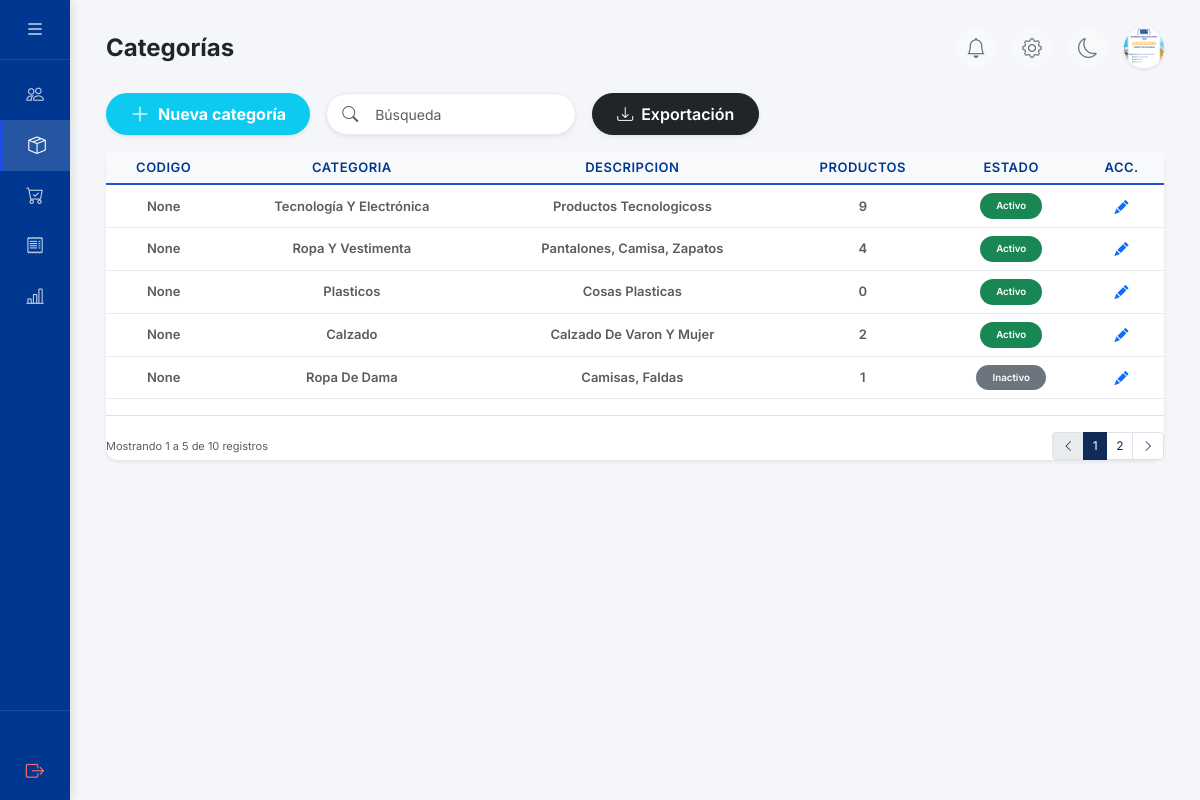
Screenshot of /categorias (signed in) with the database file from the repository.
### models/usuario.py (models this page shows, shortened)
class Usuario(UserMixin, db.Model):
    __tablename__ = "usuarios"
    id = db.Column(
        db.Integer,
        primary_key=True
    )
    username = db.Column(
        db.String(50),
        unique=True,
        nullable=False
    )
    password_hash = db.Column(
        db.String(255),
        nullable=False
    )
    nombre_completo = db.Column(
        db.String(150),
        nullable=True
    )
    direccion = db.Column(
        db.String(255),
        nullable=True
    )
    genero = db.Column(
        db.String(20),
        nullable=True
    )
    telefono = db.Column(
        db.String(20),
        nullable=True
    )
    foto_perfil = db.Column(
        db.String(255),
        nullable=True
    )
    rol_id = db.Column(
        db.Integer,
        db.ForeignKey("roles.id"),
        nullable=False
    )
    cliente_id = db.Column(
        db.Integer,
        db.ForeignKey("clientes.id"),
        nullable=True
    )
    estado = db.Column(
        db.Boolean,
        default=True
    )
    debe_cambiar_password = db.Column(
        db.Boolean,
        nullable=False,
        default=False
    )
    created_at = db.Column(
        db.DateTime,
        default=lambda: datetime.now(UTC)
    )
    updated_at = db.Column(
        db.DateTime,
        default=lambda: datetime.now(UTC),
        onupdate=lambda: datetime.now(UTC)
    )
    rol = db.relationship(
        "Rol",
        back_populates="usuarios"
    )
    cliente = db.relationship(
        "Cliente",
        back_populates="usuario"
    )
    ventas = db.relationship(
        "Venta",
        back_populates="usuario",
        lazy=True
    )
    pagos = db.relationship(
        "Pago",
        back_populates="usuario",
        lazy=True
    )

### models/categoria.py (models this page shows, shortened)
class Categoria(db.Model):
    __tablename__ = "categorias"
    id = db.Column(
        db.Integer,
        primary_key=True
    )
    codigo = db.Column(
        db.String(20),
        unique=True,
        nullable=True
    )
    nombre = db.Column(
        db.String(100),
        nullable=False,
        unique=True
    )
    descripcion = db.Column(
        db.Text,
        nullable=True
    )
    estado = db.Column(
        db.Boolean,
        default=True
    )
    created_at = db.Column(
        db.DateTime,
        default=lambda: datetime.now(UTC)
    )
    updated_at = db.Column(
        db.DateTime,
        default=lambda: datetime.now(UTC),
        onupdate=lambda: datetime.now(UTC)
    )
    productos = db.relationship(
        "Producto",
        back_populates="categoria",
        lazy=True
    )

### routes/categorias.py (the view, shortened to what this page needs)
@categorias_bp.route("/categorias",methods=["GET", "POST"])
@login_required
@roles_required("ADMIN")
def categorias():
    lista_categorias = Categoria.query.order_by(Categoria.id.asc()).all()
    total_categorias = len(lista_categorias)
    activos = Categoria.query.filter_by(estado=True).count()
    cant_productos = Producto.query.order_by(Producto.id).all()
    total_productos = len(cant_productos)
    kpis ={
        "total":total_categorias,
        "activos":activos,
        "total_productos":total_productos
    }
    ultima_categoria = Categoria.query.order_by(Categoria.id.desc()).first()
    next_id =1 if not ultima_categoria else (ultima_categoria.id+1)
    siguiente_codigo = f"C{next_id:03d}"
    return render_template(
        "categorias/categorias.html",
        categorias=lista_categorias,
        kpis = kpis,
        siguiente_codigo = siguiente_codigo
    )

### app.py (called while the page is built)
@login_manager.user_loader
def load_user(user_id):
    return Usuario.query.get(int(user_id))

### utils/permisos.py (called while the page is built)
def roles_required(*roles_permitidos):
    def decorator(func):
        @wraps(func)
        def wrapper(*args, **kwargs):
            if not current_user.is_authenticated:
                return redirect(url_for("auth.login"))
            rol_actual = current_user.rol.nombre.upper() if current_user.rol else ""
            if rol_actual not in roles_permitidos:
                flash("No tiene permisos para acceder a esta opción", "danger")
                return redirect(url_for("dashboard"))
            return func(*args, **kwargs)
        return wrapper
    return decorator

### templates/categorias/categorias.html (shortened to what this page needs)
{% extends "base.html" %}
{% block extra_css %}
<link rel="stylesheet" href="{{ url_for('static', filename='css/categorias.css') }}">
{% endblock %}
{% block content %}
<div class="container-fluid pt-1 pb-3">
    <div class="d-flex justify-content-between align-items-center mb-3 pb-2 border-bottom border-light">
        <h4 class="mb-0 fw-bold text-dark d-flex align-items-center">
            Categorías
        </h4>
        <div class="d-flex align-items-center gap-3">
            <button class="btn btn-light rounded-circle p-2 d-flex align-items-center justify-content-center" style="width: 40px; height: 40px;">
                <i class="bi bi-bell fs-5 text-secondary"></i>
            </button>
            <a href="{{ url_for('empresa.informacion_empresa') }}" class="btn btn-light rounded-circle p-2 d-flex align-items-center justify-content-center" style="width: 40px; height: 40px;">
                <i class="bi bi-gear fs-5 text-secondary"></i>
            </a>
            <button class="btn btn-light rounded-circle p-2 d-flex align-items-center justify-content-center" style="width: 40px; height: 40px;">
                <i class="bi bi-moon fs-5 text-secondary"></i>
            </button>
                        <a href="{{ url_for('perfil.editar_perfil') }}" class="text-decoration-none" title="Mi Perfil">
                {% if current_user and current_user.foto_perfil %}
                    <img src="{{ url_for('static', filename='uploads/perfiles/' + current_user.foto_perfil) }}" alt="Perfil" class="rounded-circle shadow-sm object-fit-cover" style="width: 40px; height: 40px;">
                {% else %}
                    <div class="avatar rounded-circle d-flex align-items-center justify-content-center shadow-sm" style="width: 40px; height: 40px; background-color: #ffe0d3; color: #ff5722; font-weight: bold;">
                        {{ current_user.username[:2].upper() if current_user else 'AD' }}
                    </div>
                {% endif %}
            </a>
        </div>
    </div>
<div class="d-flex justify-content-start align-items-center mb-3">
    <div class="d-flex flex-wrap align-items-center gap-3">
        <button type="button" class="btn btn-info text-white rounded-pill d-flex align-items-center justify-content-center gap-2 fw-bold px-4 shadow-sm" id="btnIrForm"
            style="min-height: 42px; background-color: #0dcaf0; border: none;">
            <i class="bi bi-plus-lg fs-5"></i> Nueva categoría
        </button>
        <div class="position-relative">
            <i class="bi bi-search position-absolute top-50 start-0 translate-middle-y ms-3 text-muted"></i>
            <input type="text" class="form-control ps-5 border-light-subtle rounded-pill bg-white shadow-sm" id="buscarCategoria"
                placeholder="Búsqueda" style="width: 250px; min-height: 42px;">
        </div>
        <a href="#"
            class="btn btn-dark rounded-pill d-flex align-items-center justify-content-center gap-2 fw-semibold px-4 shadow-sm" style="min-height: 42px;">
            <i class="bi bi-download"></i> Exportación
        </a>
    </div>
</div>
<div class="card border-0 shadow-sm">
    <div class="card-body p-0">
        <div class="table-responsive">
            <table class="table align-middle table-hover border-light-subtle tabla-categoria">
                <thead class="bg-light text-muted uppercase text-xs fw-bold border-bottom">
                    <tr>
                        <th class="px-3 py-3 text-center">CODIGO</th>
                        <th class="px-3 py-3 text-center">CATEGORIA</th>
                        <th class="px-3 py-3 text-center">DESCRIPCION</th>
                        <th class="px-3 py-3 text-center">PRODUCTOS</th>
                        <th class="px-3 py-3 text-center">ESTADO</th>
                        <th class="px-3 py-3 text-center">ACC.</th>
                    </tr>
                </thead>
                <tbody id="tablaCategorias">
                    {% for categoria in categorias %}
                    <tr data-id="{{ categoria.id }}" data-codigo="{{ categoria.codigo }}"
                        data-nombre="{{ categoria.nombre }}" data-descripcion="{{  categoria.descripcion or ''}}"
                        data-estado="{{ 'ACTIVO' if categoria.estado else 'INACTIVO' }}">
                        <td class="px-3 py-3 text-center fw-semibold text-muted">
                            {{ categoria.codigo }}
                        </td>
                        <td class="px-3 py-3 text-center fw-semibold text-muted">
                            {{ categoria.nombre }}
                        </td>
                        <td class="px-3 py-3 text-center fw-semibold text-muted d-none d-md-table-cell">
                            {{ categoria.descripcion }}
                        </td>
                        <td class="px-3 py-3 text-center fw-semibold text-muted">
                            {{ categoria.productos|length }}
                        </td>
                        <td class="px-3 py-3 text-center">
                            {% if categoria.estado %}
                            <span class="badge bg-success px-3 py-2 rounded-pill fw-semibold">Activo</span>
                            {% else %}
                            <span class="badge bg-secondary px-3 py-2 rounded-pill fw-semibold">Inactivo</span>
                            {% endif %}
                        </td>
                        <td class="px-3 py-3 text-center">
                            <button type="button" class="btn btn-sm btn-icon-edit btn-editar-fila"
                                title="Editar Producto">
                                <i class="bi bi-pencil-fill"></i>
                            </button>
                        </td>
                    </tr>
                    {% endfor %}
                </tbody>
            </table>
        </div>
        <div class="d-flex flex-column flex-sm-row justify-content-between align-items-center mt-3 pt-3 border-top gap-2">
            <div class="text-muted text-xs" id="paginationSummary">
            </div>
            <nav aria-label="Navegacion de tabla">
                <ul class="pagination pagination-sm mb-0" id="paginationControls">
                </ul>
            </nav>
        </div>
    </div>
</div>
{% endblock %}

### static/css/login.css (style rules this page uses)
body { min-height: 100vh; background: radial-gradient(circle at top left, rgba(13, 63, 159, 0.08), transparent 32%), linear-gradient(180deg, #ffffff 0%, #f6f8fb 100%); font-family: var(--fuente-principal); }

### static/css/base.css (style rules this page uses)
:root { --color-primario: #1f4fe0; --color-secundario: #6c757d; --color-fondo: #f4f6f9; --color-texto: #212529; --color-blanco: #ffffff; --color-borde: #dee2e6; --fuente-principal: 'Inter', sans-serif; --titulo-principal: 30px; --texto-normal: 14px; --radius-general: 12px; }
body { font-family: var(--fuente-principal); background-color: var(--color-fondo); color: var(--color-texto); margin: 0; padding: 0; }
.table thead th { background-color: #f8f9fa !important; color: #003891 !important; border-bottom: 2px solid #1f4fe0 !important; font-weight: 600; text-transform: uppercase; letter-spacing: 0.5px; }
.table tbody td { vertical-align: middle; }
.btn-icon-edit { background-color: #eef2ff; color: #1f4fe0; border: 1px solid #1f4fe0; border-radius: 8px; transition: all 0.2s ease; padding: 0.25rem 0.5rem; }

### static/css/categorias.css (style rules this page uses)
:root { --kpi-shadow: 0 4px 12px rgba(0, 0, 0, 0.03); --border-radius-card: 12px; }
.text-xs { font-size: 11px; }
.card { border-radius: var(--border-radius-card); }
.form-control, .form-select { border-radius: 8px; padding: 0.6rem 0.85rem; font-size: 14px; transition: border-color 0.15s ease-in-out, box-shadow 0.15s ease-in-out; }
.table { margin-bottom: 0; }
.table th { background-color: #f8f9fa; border-top: none; letter-spacing: 0.5px; font-weight: 600; }
.table tbody tr { transition: background-color 0.15s ease-in-out; cursor: pointer; }
.btn-icon-edit { border: none; background: transparent; color: #0d6efd; padding: 4px; font-size: 14px; border-radius: 6px; transition: background-color 0.15s, color 0.15s; display: inline-flex; align-items: center; justify-content: center; }
.table td, .table th { padding: 0.4rem 0.75rem !important; font-size: 13px; }

### rows the page displays
Usuario: foto_perfil (picture)
Categoria: codigo "None", nombre "Tecnología Y Electrónica", descripcion "Productos Tecnologicoss", productos|length "9", estado "Activo"
Categoria: codigo "None", nombre "Ropa Y Vestimenta", descripcion "Pantalones, Camisa, Zapatos", productos|length "4", estado "Activo"
Categoria: codigo "None", nombre "Plasticos", descripcion "Cosas Plasticas", productos|length "0", estado "Activo"
Categoria: codigo "None", nombre "Calzado", descripcion "Calzado De Varon Y Mujer", productos|length "2", estado "Activo"
Categoria: codigo "None", nombre "Ropa De Dama", descripcion "Camisas, Faldas", productos|length "1", estado "Inactivo"
